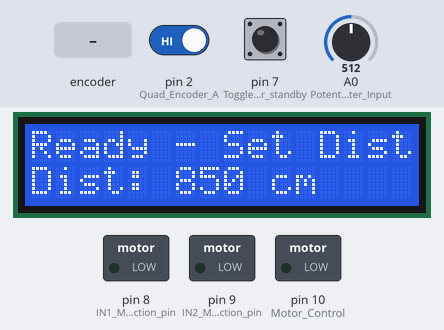
This sketch was run on a simulated Arduino Uno, built with avr-gcc and run on an emulated ATmega328P. Shown: 16×2 character LCD, switched loads named in the sketch (green lamp = pin HIGH). The test bench sets the inputs (shaded band); at power-on: pin 7 (Toggle_Switch_for_standby) HIGH, pin 2 (Quad_Encoder_A) HIGH, A0 (Potentiometer_Input) = 512.

Above: at 1.2 s.
1.3 s: pin 7 (Toggle_Switch_for_standby) pulled LOW for 0.15 s
At 1.45 s:
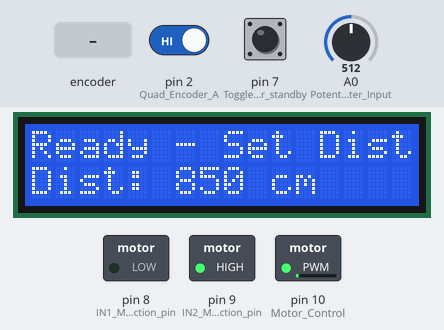
At 3.1 s:
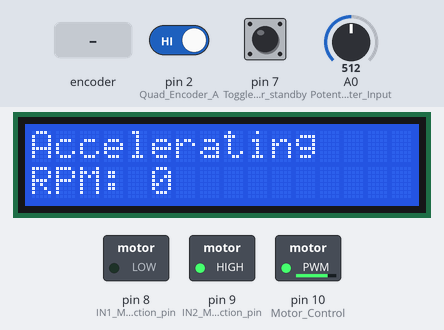
3.2 s: rotary encoder on pin 2 (Quad_Encoder_A) / pin 3 (Quad_Encoder_B) turned 3 steps (first pin leading)
At 3.9 s:
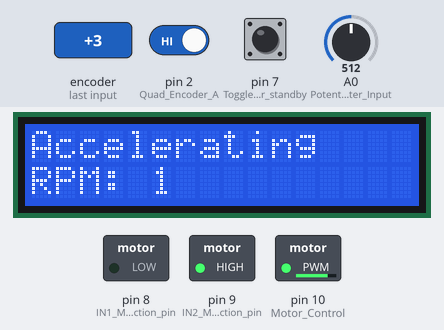
Timing chart, 0 to 6.2 s (numbered marks = the images above; inputs shaded):
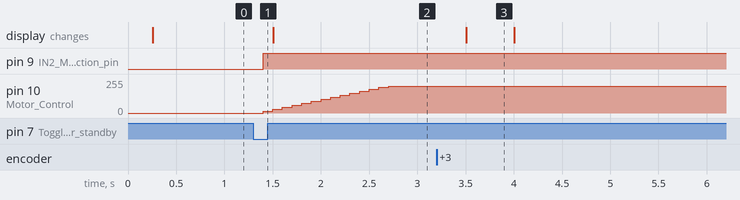

The sketch:

electricVehicle25.ino
```cpp
// (licence header left out)
//This repository is designed to work with in the Arduino IDE with the LiquidCrystal extension

// Variables
volatile int distanceEncoderCount = 0; // # of rotations of the driveshaft
volatile int speedEncoderCount = 0; // # of rotations to calculate speed
volatile int potentiometerValue; // Dial to select target distance
volatile float motorSpeed = 0; // PWM control value for motor
volatile float actualSpeed = 0; // Measured motor speed in RPM
volatile int standbySwitch; // Toggle starter switch
int accelerateIncrement = 15; // Controls rate of speed change

// Constants
const int pulsesPerRotation = 408; // Encoder pulses per full wheel rotation
const float wheelDiameter = 11.3; // Wheel diameter in cm
const float wheelCircumference = wheelDiameter * 3.14159; // Circumference calculation
const int maxSpeed = 200; // Max speed limit
const float crawlSpeed = 15;
const int minDecelDistance = 50; // Minimum cm to start slowing
const float speedScalingFactor = 0.6; // Reduce speed as target approaches
const float distanceThreshold = 0.05; // Rotations precision
const unsigned long updateInterval = 100; // Interval for loop updates
const unsigned long LCDupdateInterval = 250; // Interval for LCD updates
const unsigned long speedCalcInterval = 100; // Interval for speed calculations
unsigned long lastLCDUpdate = 0; // Track last LCD update time

unsigned long lastSpeedCalc = 0;
unsigned long lastUpdateTime = 0;

// Set motion states
enum MotorState {
  STANDBY, // Waiting for activation
  ACCELERATING, // Increasing speed
  MAINTAINING, // Holding speed steady
  DECELERATING, // Slowing down
  CRAWLING, // Maintains slow speed until target
  STOPPED // Complete stop after run
};
MotorState currentState = STANDBY;

// LCD Setup
#include <LiquidCrystal.h>
const int rs = 12, en = 11, d4 = 5, d5 = 4, d6 = 13, d7 = 6;
LiquidCrystal lcd(rs, en, d4, d5, d6, d7);

// New: Calculate deceleration point based on target distance
float calculateDecelPoint(float targetRotations) {
    float minDecelRotations = minDecelDistance / wheelCircumference;
    return targetRotations - minDecelRotations;
}

// LCD updates
void updateLCD() {
  lcd.clear();
  lcd.setCursor(0, 0);

  switch (currentState) {
    case STANDBY:
      lcd.print("Ready - Set Dist");
      lcd.setCursor(0, 1);
      lcd.print("Dist: ");
      lcd.print(map(potentiometerValue, 0, 1023, 700, 1000));
      lcd.print(" cm");
      break;

    case ACCELERATING:
      lcd.print("Accelerating");
      lcd.setCursor(0, 1);
      lcd.print("RPM: ");
      lcd.print((int)actualSpeed);
      break;

    case MAINTAINING:
      lcd.print("Max Speed");
      lcd.setCursor(0, 1);
      lcd.print("Dist: ");
      lcd.print(distanceEncoderCount / pulsesPerRotation * wheelCircumference);
      break;

    case DECELERATING:
      lcd.print("Slowing Down");
      lcd.setCursor(0, 1);
      lcd.print("RPM: ");
      lcd.print((int)actualSpeed);
      break;

    case CRAWLING:
      lcd.print("Crawling");
      lcd.setCursor(0,1);
      lcd.print("Dist: ");
      lcd.print(distanceEncoderCount / pulsesPerRotation * wheelCircumference);
      break;

    case STOPPED:
      lcd.print("Stopped");
      lcd.setCursor(0, 1);
      lcd.print("Dist: ");
      lcd.print(distanceEncoderCount / pulsesPerRotation * wheelCircumference);
      break;
  }
}

void setup() {
  Serial.begin(9600);
  pinMode(A0, INPUT); // Potentiometer Input
  pinMode(2, INPUT); // Quad Encoder A
  pinMode(3, INPUT); // Quad Encoder B
  pinMode(7, INPUT_PULLUP); // Toggle Switch for standby
  pinMode(8, OUTPUT); // IN1 Motor direction pin
  pinMode(9, OUTPUT); // IN2 Motor direction pin
  pinMode(10, OUTPUT); // Motor Control

  attachInterrupt(digitalPinToInterrupt(2), encoderISR, RISING);
  lcd.begin(16, 2);
  lcd.print("Ready");
}

void loop() {
  unsigned long currentTime = millis();

  if (currentTime - lastUpdateTime >= updateInterval) {
    lastUpdateTime = currentTime;
    updateMotorSpeed();
  }

  if (currentTime - lastLCDUpdate >= LCDupdateInterval) {
    lastLCDUpdate = currentTime;
    updateLCD();
  }
}

void updateMotorSpeed() {
  unsigned long currentTime = millis();
  if (currentTime - lastSpeedCalc >= speedCalcInterval) {
    lastSpeedCalc = currentTime;
    actualSpeed = ((float)speedEncoderCount / pulsesPerRotation) * (60000.0 / speedCalcInterval);
    speedEncoderCount = 0;
  }

  standbySwitch = digitalRead(7);
  potentiometerValue = analogRead(A0);
  int threshold = constrain(map(potentiometerValue, 0, 1023, 700, 1000), 700, 1000);
  float targetRotations = threshold / wheelCircumference;
  float maintainingStartRotations = 2.82; // 100/wheel circumference

  // Determine deceleration point
  float decelStartRotations = calculateDecelPoint(targetRotations);

  switch (currentState) {
    case STANDBY:
      if (standbySwitch == LOW) {
        distanceEncoderCount = 0;
        currentState = ACCELERATING;
      }
      break;

    case ACCELERATING:
      if (motorSpeed < maxSpeed) {
        motorSpeed += accelerateIncrement;
        setMotorSpeed(motorSpeed);
      }
      if (distanceEncoderCount / pulsesPerRotation >= maintainingStartRotations) {
        currentState = MAINTAINING;
      }
      break;

    case MAINTAINING:
      setMotorSpeed(maxSpeed);
      if (distanceEncoderCount / pulsesPerRotation >= decelStartRotations) {
        motorSpeed = maxSpeed * 0.9;
        currentState = DECELERATING;
      }
      break;

    case DECELERATING:
      float remainingRotations = targetRotations - (distanceEncoderCount / pulsesPerRotation);
      if (remainingRotations > 0) {  // Make sure we haven't passed target
        motorSpeed = max(crawlSpeed, motorSpeed - 2); // Fixed deceleration rate
        setMotorSpeed(motorSpeed);
      } else {
        motorSpeed = 0;  // Emergency stop if we pass target
        setMotorSpeed(motorSpeed);
        currentState = STOPPED;
      }
      break;

    case CRAWLING:
      if (distanceEncoderCount / pulsesPerRotation < targetRotations) {
        setMotorSpeed(crawlSpeed);
      } else {
        currentState = STOPPED;
      }
      break;

    case STOPPED:
      motorSpeed = 0;
      setMotorSpeed(motorSpeed);
      break;
  }
}

void encoderISR() {
  distanceEncoderCount += 1;
  speedEncoderCount += 1;
}

void setMotorSpeed(int speed) {
  speed = constrain(speed, 0, maxSpeed);

  if (speed == 0) {
    digitalWrite(8, LOW);
    digitalWrite(9, LOW);
  } else {
    digitalWrite(8, LOW);
    digitalWrite(9, HIGH);
  }

  analogWrite(10, speed);
}
```

Measured:
- after the input at 1.3 s, pin 9 (IN2_Motor_direction_pin): LOW → HIGH after 0.10 s; pin 10 (Motor_Control): moves from 0/255 to 200/255 over 1.3 s, starting after 0.10 s
- after the input at 3.2 s, the display: changes after 0.31 s (image 3)
